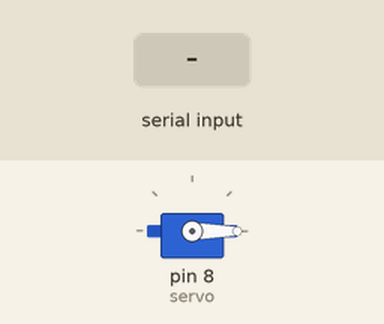
Simulated run of this sketch. Board: Arduino Uno, built with avr-gcc and run on an emulated ATmega328P. Parts: servo. The inputs (shaded band) are chosen by the test bench.

Above: at 1.2 s.
1.3 s: "A" received over Serial
At 1.76 s:
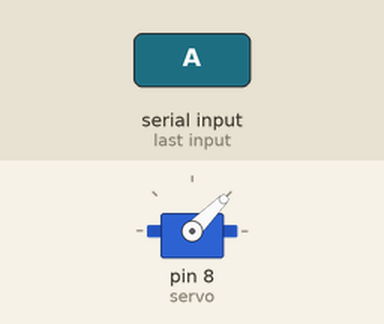
At 3.3 s:
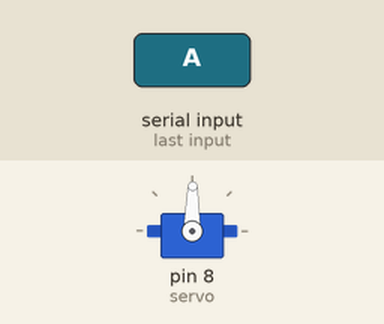
3.6 s: "B" received over Serial
Timing chart, 0 to 6.6 s (numbered marks = the images above; inputs shaded):
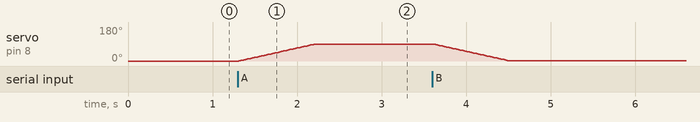

The sketch:

servo.ino
```cpp
#include <Servo.h>
Servo servo;
void setup() {
  servo.attach(8);
  servo.write(0);
  Serial.begin(9600);
}
int x=0;
void loop() {
  char c = (Serial.read());
  int i;
  if( c == 'A' && x==0)
  {
    for(i=0;i<90;i++){
    servo.write(i);
    delay(10);
    }
    x=1;
  }
  if( c == 'B' && x==1)
  {
    for(i=90;i>0;i--){
    servo.write(i);
    delay(10);
    }
    x=0;
  }
}
```

Measured:
- after the input at 1.3 s, servo on pin 8 (servo): moves from 0° to 89° over 0.89 s, starting at once
